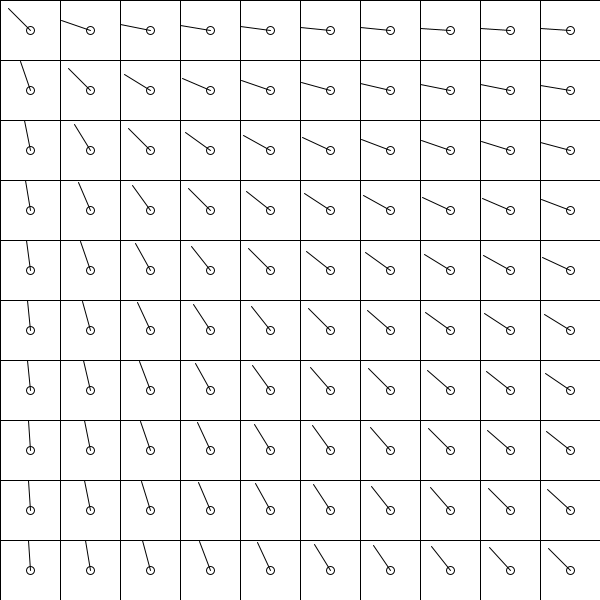
Frame 1 (no input)
Frame 60 (the mouse pressed at the canvas centre just before this capture): identical to frame 1, image omitted
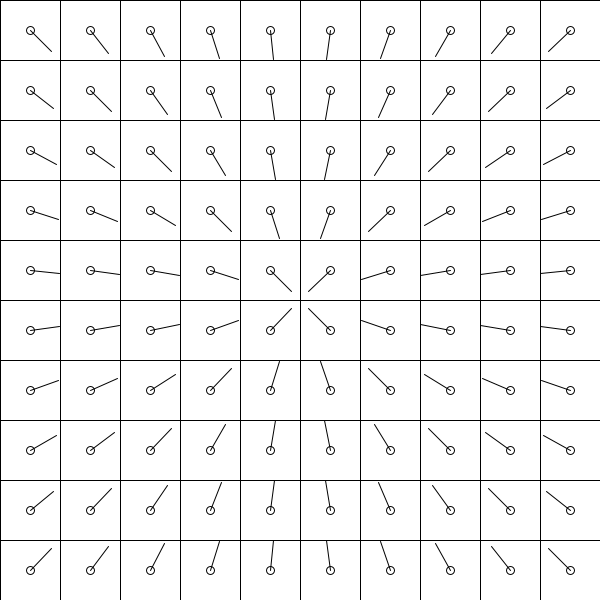
Frame 120 (the mouse held since frame 60 and released just before this capture)

The Processing sketch that drew these frames (run headless with seeded random() and noise(); from frame 60 on, the mouse is pressed at the canvas centre):

// Processing sketch: vectorGrid
// ── vectorGrid.pde

float rectW, rectH;

PVector mouse;
int n = 10;

void setup () {
  size(600, 600);
  
  rectW = width / float(n);
  rectH = height / float(n);
  
  mouse = new PVector();
  
  noFill();
}

void draw () {
  background(255);
  
  PVector centerOffset = new PVector(rectW * 0.5, rectH * 0.5);
  
  // Se crea un grid y se obtiene el vector centro de cada uno
  for (int i = 0; i < n; i++) {
    for (int j = 0; j < n; j++) {
      float x = i * rectW;
      float y = j * rectH;
      
      mouse.x = mouseX;
      mouse.y = mouseY;
      
      PVector center = new PVector(x, y);
      center.add(centerOffset);
      
      // Se obtiene el vector resta del mouse con el centro de cada
      // celda del grid
      mouse.sub(center);
      mouse.normalize();
      mouse.mult(rectW * 0.5);
      mouse.add(center);
      
      rect(x, y, rectW, rectH);
      ellipse(center.x, center.y, 8, 8);
      line(center.x, center.y, mouse.x, mouse.y);
    }
  }
}
